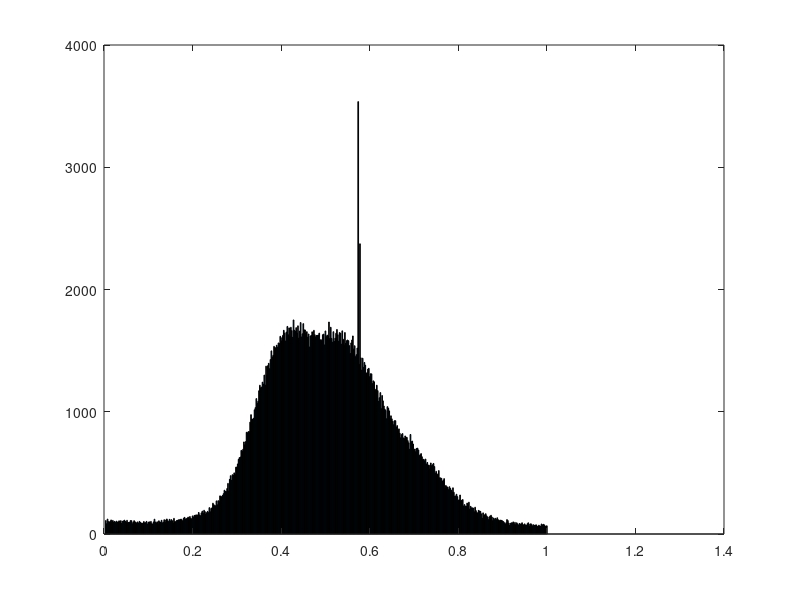
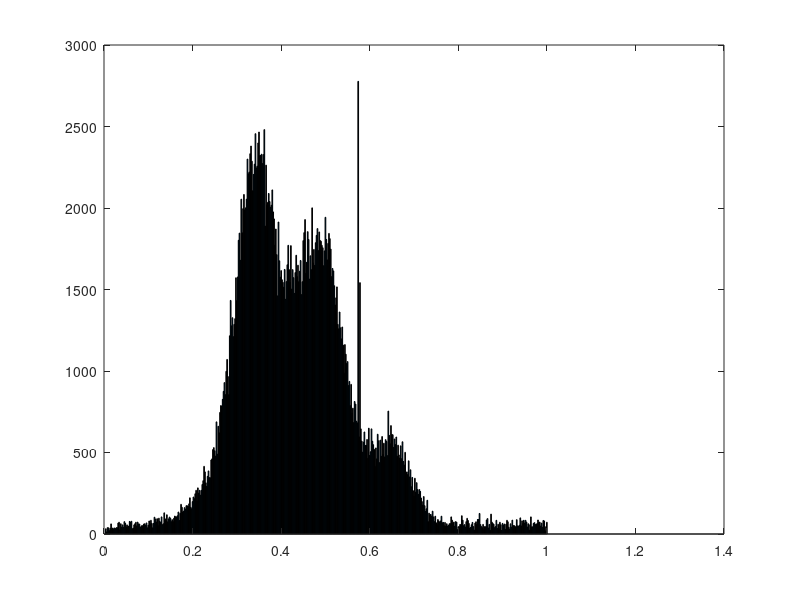
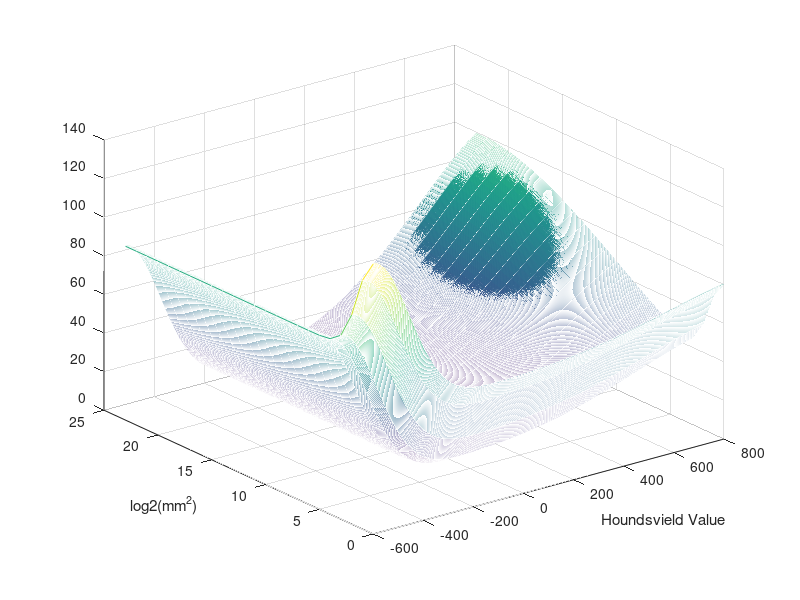
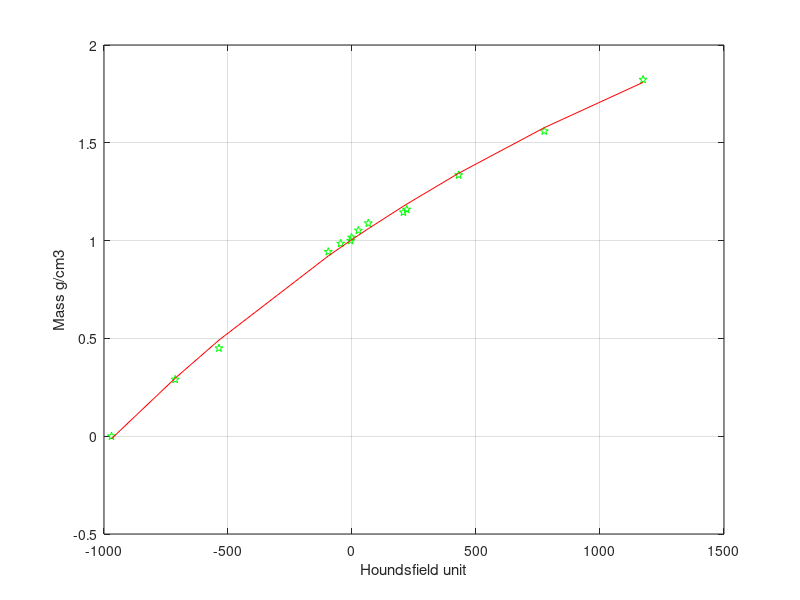

Here is the MATLAB script that generated these plots, in order:
%% COLOR FUNCTION


clc
lung = [-700, -600];
fat = [-120, -90];
fluids = [-30 15];
water = [-2, 2 ];
muscle = [30 55];
blood = [13 50 ];
hematoma = [50 100];
clot = [50 75 ];
cancellous = [300 400];
cortical = [1000 1900];
foreign = [2500 3000];
noise = [-700 1500];
cols = ['r' 'y' 'c' 'b' 'r' 'r' 'r' 'k' 'k' 'g'];
cats = [lung; fat;fluids; water; muscle; blood; hematoma; clot; cancellous; cortical; foreign; ];
catnames = ["lung", "fat", "fluids", "water" "muscle" "blood" "hematoma" "clot" "cancellous" "cortical" "foreign"];
min_belonging = 0.0001;

x = -1000:0.2:2000;
for i = 1:length(cats)
   spread = cats(i,2)-cats(i,1);
   center = (cats(i,1) + cats(i,2))/2;
   sd = spread/4;
   f = 1/(sd*sqrt(2*3.1415)) *exp(-((x-center).^2)/(2*sd^2));
   f = plot(x, f);
   %legend(catnames(i))
   hold on
end
%set(gca, 'YScale', 'log')
ylabel("Inclusion")
xlabel("Hounsfield unit")
legend(catnames)
axis([-100 100 min_belonging 0.08])
hold off

%%  ACTIVATION FUNCTION
clc
blocks = 9*5;
x = 1:1:blocks+3;
f = 2./(1+exp(-x/15))-1;
plot(x, f)



%% ACCUMULATED ALPHA FUNCTION
x = 0:1:10;
y = 1./x.^2;
plot(x,y)







%% Image normalization
y = [0.000000, 388, 320, 279, 231, 204, 188, 168, 165, 136, 143, 109, 114, 103, 106, 80, 91, 87, 84, 77, 66, 66, 64, 64, 54, 43, 52, 35, 27, 35, 28, 29, 32, 37, 25, 20, 16, 21, 8, 12, 10, 14, 31, 14, 14, 19, 19, 14, 16, 17, 16, 16, 17, 6, 11, 9, 18, 21, 16, 26, 15, 21, 19, 9, 17, 16, 20, 19, 14, 19, 20, 18, 19, 19, 15, 23, 13, 16, 13, 17, 31, 16, 21, 21, 16, 28, 18, 18, 20, 27, 17, 27, 26, 22, 23, 21, 23, 27, 22, 27, 18, 25, 19, 30, 23, 27, 25, 32, 27, 27, 22, 14, 27, 16, 41, 25, 23, 37, 30, 14, 30, 30, 16, 34, 31, 29, 30, 25, 26, 23, 28, 28, 26, 28, 32, 35, 32, 25, 24, 38, 17, 34, 40, 28, 39, 38, 31, 32, 28, 38, 35, 27, 40, 28, 39, 42, 29, 54, 35, 53, 27, 56, 45, 36, 60, 49, 85, 68, 56, 114, 90, 128, 150, 148, 182, 161, 215, 219, 333, 279, 422, 555, 699, 695, 718, 873, 1024, 1250, 1383, 1562, 1824, 1968, 2238, 2429, 2643, 2741, 2901, 3045, 3179, 3532, 3702, 3896, 3643, 3813, 3842, 4117, 3981, 3988, 3919, 3834, 3611, 3539, 3428, 3381, 3017, 2829, 2565, 2386, 2279, 2035, 2005, 1924, 1682, 1491, 1468, 1265, 1210, 1044, 961, 965, 927, 966, 895, 925, 871, 945, 938, 808, 866, 913, 863, 900, 960, 937, 957, 1008, 1068, 1081, 1120, 1042, 1314, 1357, 1371, 1439, 1603, 1514, 1760, 1769, 2123, 1995, 2202, 2340, 2659, 2724, 3079, 3207, 3418, 3710, 4253, 4554, 4692, 5153, 5319, 5502, 6281, 6455, 6603, 6561, 6952, 6864, 6830, 7501, 7205, 7330, 7266, 7006, 6796, 6462, 6357, 6003, 5975, 5575, 5508, 5268, 4744, 4376, 3871, 3655, 3360, 2836, 2583, 2316, 1974, 1695, 1578, 1310, 1227, 901, 910, 739, 680, 552, 463, 388, 394, 286, 241, 194, 168, 158, 92, 128, 92, 78, 77, 102, 72, 67, 53, 52, 50, 52, 59, 29, 30, 40, 48, 33, 45, 42, 24, 36, 33, 33, 26, 37, 32, 39, 31, 31, 34, 33, 30, 42, 30, 23, 28, 30, 27, 26, 36, 29, 25, 38, 33, 36, 36, 41, 35, 36, 35, 47, 33, 67, 56, 47, 67, 60, 47, 42, 76, 66, 98, 97, 126, 124, 101, 106, 121, 110, 139, 115, 132, 102, 118, 105, 103, 142, 147, 156, 147, 130, 105, 105, 150, 117, 92, 86, 93, 76, 106, 74, 64, 41, 57, 55, 53, 50, 51, 59, 68, 71, 68, 88, 101, 79, 59, 90, 96, 68, 91, 93, 102, 99, 91, 102, 124, 103, 123, 138, 132, 150, 108, 126, 98, 76, 74, 98, 104, 101, 66, 73, 67, 80, 55, 52, 75, 42, 11, 11, 4, 7, 0, 7, 0, 1, 0, 0, 1, 9, 0, 0, 0, 1, 0, 1, 0, 2, 1, 7, 4, 2, 7, 6, 13, 10, 12, 16, 12, 14, 34, 24, 22, 32, 31, 40, 32, 34, 24, 31];

original = [0.000000, 110, 84, 122, 102, 98, 103, 115, 99, 111, 97, 103, 94, 105, 98, 99, 108, 103, 109, 86, 104, 107, 113, 104, 97, 112, 94, 95, 96, 110, 109, 84, 98, 109, 100, 95, 89, 99, 87, 103, 95, 89, 90, 83, 102, 91, 93, 103, 81, 95, 100, 95, 103, 85, 81, 99, 121, 98, 90, 100, 80, 108, 98, 96, 112, 91, 97, 117, 97, 115, 123, 109, 102, 120, 105, 118, 109, 90, 128, 101, 101, 110, 111, 116, 116, 119, 122, 116, 105, 129, 136, 123, 125, 131, 138, 124, 143, 127, 124, 148, 137, 152, 151, 157, 136, 157, 176, 156, 149, 173, 187, 169, 194, 183, 163, 175, 185, 175, 216, 182, 209, 214, 252, 240, 232, 231, 271, 239, 273, 266, 312, 308, 305, 315, 330, 358, 348, 347, 372, 414, 352, 447, 477, 439, 485, 481, 500, 488, 547, 548, 573, 611, 625, 630, 684, 676, 693, 753, 730, 756, 832, 828, 838, 837, 915, 976, 940, 939, 947, 1016, 1034, 1108, 1068, 1086, 1172, 1217, 1196, 1202, 1242, 1225, 1300, 1219, 1373, 1301, 1377, 1396, 1352, 1427, 1498, 1448, 1462, 1535, 1526, 1522, 1544, 1527, 1563, 1558, 1617, 1581, 1606, 1625, 1666, 1643, 1579, 1652, 1698, 1630, 1686, 1616, 1691, 1664, 1609, 1751, 1667, 1657, 1688, 1644, 1703, 1603, 1660, 1730, 1612, 1638, 1721, 1670, 1669, 1643, 1655, 1610, 1636, 1530, 1620, 1624, 1654, 1618, 1666, 1630, 1613, 1624, 1625, 1627, 1643, 1587, 1590, 1582, 1630, 1635, 1547, 1661, 1615, 1627, 1620, 1734, 1599, 1691, 1600, 1569, 1655, 1575, 1602, 1642, 1673, 1630, 1577, 1648, 1642, 1553, 1662, 1593, 1545, 1648, 1559, 1581, 1587, 1581, 1541, 1477, 1563, 1587, 1620, 1514, 1540, 1451, 1467, 1521, 3537, 1389, 2374, 1441, 1341, 1438, 1363, 1403, 1381, 1316, 1319, 1349, 1355, 1287, 1311, 1310, 1231, 1253, 1245, 1174, 1184, 1217, 1173, 1085, 1115, 1157, 1026, 1133, 1089, 1047, 1022, 1011, 943, 1042, 1029, 1007, 945, 967, 942, 922, 894, 927, 927, 875, 887, 848, 860, 824, 787, 813, 822, 786, 781, 802, 793, 790, 764, 746, 693, 814, 755, 760, 736, 686, 695, 674, 700, 702, 687, 642, 649, 658, 632, 609, 611, 599, 613, 571, 585, 564, 563, 533, 581, 559, 567, 577, 552, 498, 513, 492, 484, 519, 460, 459, 455, 431, 438, 453, 373, 397, 387, 383, 363, 387, 373, 359, 344, 378, 341, 309, 311, 325, 306, 276, 280, 319, 271, 276, 282, 229, 241, 228, 226, 253, 238, 260, 204, 226, 214, 214, 211, 182, 219, 191, 175, 173, 193, 188, 185, 165, 128, 173, 150, 158, 166, 149, 140, 118, 140, 148, 153, 139, 110, 131, 118, 128, 118, 133, 117, 107, 113, 113, 111, 107, 101, 92, 80, 92, 118, 110, 90, 71, 87, 92, 90, 99, 80, 95, 77, 92, 83, 72, 86, 81, 83, 92, 76, 75, 83, 72, 70, 84, 92, 65, 81, 84, 77, 66, 76, 70, 73, 75, 64, 63, 72, 66, 64, 82, 74, 79, 75, 63, 66, 67];
median = [0.000000, 32, 13, 39, 38, 21, 35, 62, 32, 37, 29, 37, 33, 39, 39, 67, 72, 26, 63, 42, 56, 41, 76, 66, 44, 56, 45, 49, 77, 72, 78, 32, 36, 56, 63, 72, 50, 73, 62, 61, 40, 48, 53, 49, 61, 63, 53, 68, 38, 54, 80, 63, 84, 65, 38, 65, 103, 92, 74, 94, 52, 97, 77, 71, 105, 57, 63, 130, 93, 79, 118, 75, 93, 104, 96, 76, 88, 77, 97, 110, 105, 105, 112, 135, 83, 127, 182, 164, 135, 141, 162, 151, 174, 173, 170, 185, 222, 164, 155, 199, 227, 217, 247, 268, 202, 283, 251, 268, 238, 268, 304, 327, 415, 381, 314, 292, 354, 387, 346, 345, 454, 461, 518, 530, 511, 478, 688, 490, 661, 621, 746, 788, 784, 826, 875, 929, 855, 998, 1071, 966, 855, 1216, 1433, 1277, 1327, 1211, 1286, 1321, 1572, 1432, 1577, 1802, 1846, 1679, 2054, 1848, 1996, 2083, 1989, 2001, 2054, 2300, 2210, 2221, 2333, 2380, 2287, 2106, 2206, 2269, 2456, 2246, 2257, 2399, 2466, 2322, 2323, 2330, 2273, 2328, 2481, 1889, 2263, 2019, 2035, 2089, 2040, 2004, 2017, 2111, 1976, 1933, 1772, 1871, 1714, 1461, 1914, 1676, 1576, 1616, 1560, 1544, 1514, 1623, 1440, 1549, 1652, 1771, 1622, 1543, 1769, 1503, 1622, 1573, 1476, 1604, 1710, 1579, 1649, 1548, 1612, 1678, 1469, 1548, 1800, 1849, 1929, 1599, 1667, 1855, 1807, 1564, 1707, 1622, 2001, 1663, 1746, 1648, 1787, 1832, 1874, 1739, 1853, 1801, 1796, 1771, 1756, 1646, 1737, 1943, 1807, 1682, 1783, 1844, 1812, 1748, 1579, 1629, 1614, 1523, 1405, 1449, 1516, 1286, 1259, 1362, 1265, 1197, 1270, 1159, 987, 1162, 1103, 1046, 1058, 911, 936, 788, 918, 741, 772, 684, 813, 797, 692, 682, 2777, 596, 1542, 645, 570, 502, 564, 626, 543, 544, 580, 464, 649, 482, 505, 645, 569, 548, 520, 415, 528, 461, 612, 572, 438, 576, 477, 598, 488, 557, 473, 579, 568, 481, 754, 605, 554, 665, 611, 609, 531, 583, 549, 595, 477, 545, 485, 466, 541, 462, 566, 445, 423, 501, 376, 381, 365, 449, 350, 394, 290, 347, 266, 233, 342, 257, 315, 273, 243, 273, 261, 221, 199, 178, 230, 174, 139, 155, 207, 76, 128, 114, 120, 108, 140, 105, 76, 109, 69, 59, 89, 80, 71, 80, 109, 69, 71, 51, 71, 49, 63, 48, 53, 63, 64, 105, 85, 65, 73, 48, 76, 73, 27, 45, 45, 59, 57, 112, 85, 51, 58, 43, 76, 96, 83, 65, 36, 41, 57, 71, 46, 24, 67, 75, 60, 89, 89, 126, 58, 46, 39, 59, 29, 46, 44, 86, 95, 37, 59, 22, 122, 73, 65, 60, 39, 46, 84, 34, 60, 32, 72, 57, 22, 65, 53, 61, 28, 60, 84, 75, 42, 30, 63, 42, 85, 52, 52, 48, 43, 88, 50, 47, 54, 99, 50, 81, 64, 84, 67, 84, 73, 43, 63, 24, 57, 105, 44, 44, 65, 70, 58, 60, 64, 86, 71, 73, 49, 67, 41, 83, 80, 20, 45, 72];
mean = [0.000000, 446, 428, 394, 392, 357, 341, 340, 293, 339, 320, 277, 280, 292, 274, 294, 261, 241, 238, 223, 228, 256, 191, 226, 219, 218, 205, 193, 177, 207, 213, 178, 174, 185, 158, 190, 190, 212, 159, 176, 172, 149, 176, 158, 170, 149, 144, 146, 147, 150, 140, 128, 125, 115, 125, 120, 521, 88, 87, 91, 86, 87, 77, 71, 96, 70, 58, 75, 81, 74, 80, 60, 71, 61, 70, 42, 42, 38, 73, 69, 54, 43, 37, 48, 45, 44, 49, 40, 41, 61, 60, 43, 37, 40, 40, 36, 50, 36, 38, 44, 37, 50, 39, 53, 18, 43, 35, 37, 34, 34, 44, 25, 36, 30, 26, 61, 39, 48, 35, 37, 30, 46, 36, 20, 50, 46, 31, 44, 40, 27, 27, 36, 52, 42, 45, 45, 60, 44, 34, 41, 33, 66, 57, 54, 45, 67, 100, 69, 89, 57, 74, 86, 100, 161, 122, 198, 137, 204, 216, 193, 263, 213, 321, 331, 318, 410, 478, 448, 523, 667, 746, 743, 878, 940, 938, 1173, 1150, 1041, 1304, 1331, 1428, 1554, 1635, 1694, 1708, 1877, 1823, 1801, 1981, 2234, 1904, 2160, 2336, 2239, 2377, 2224, 2458, 2557, 2550, 2586, 2226, 2366, 2468, 2452, 2264, 2185, 2324, 2385, 2169, 2301, 2228, 2063, 1964, 1957, 1953, 1905, 1866, 1929, 1696, 1688, 1660, 1556, 1459, 1584, 1494, 1486, 1698, 1427, 1519, 1318, 1427, 1379, 1348, 1268, 1456, 1377, 1572, 1271, 1337, 1443, 1351, 1282, 1309, 1452, 1193, 1422, 1532, 1537, 1609, 1603, 1540, 1409, 1757, 1811, 1593, 1641, 1651, 1828, 1968, 1958, 1852, 1904, 1958, 2116, 2264, 2142, 2076, 2084, 2178, 2107, 2272, 2310, 2032, 2315, 2218, 2338, 2189, 2069, 2389, 2106, 2052, 2260, 2097, 2141, 1997, 2240, 4064, 1909, 2870, 1865, 1871, 1751, 1790, 1727, 1500, 1601, 1450, 1443, 1344, 1224, 1383, 1363, 1269, 1291, 997, 1287, 1012, 955, 1015, 899, 886, 921, 897, 736, 782, 711, 736, 769, 782, 627, 617, 634, 650, 623, 601, 619, 565, 640, 686, 574, 565, 538, 607, 658, 642, 623, 733, 644, 696, 716, 684, 798, 702, 765, 760, 834, 743, 745, 748, 744, 764, 686, 686, 719, 796, 696, 681, 741, 753, 737, 741, 699, 800, 569, 622, 607, 692, 617, 639, 565, 498, 597, 545, 518, 508, 341, 429, 419, 389, 330, 288, 288, 253, 235, 250, 217, 222, 176, 198, 210, 183, 156, 165, 128, 142, 80, 129, 123, 65, 130, 137, 109, 127, 71, 78, 77, 72, 73, 69, 88, 73, 88, 91, 91, 103, 83, 87, 107, 53, 88, 73, 66, 116, 57, 76, 67, 68, 80, 82, 112, 107, 116, 140, 90, 133, 94, 103, 113, 124, 112, 135, 118, 134, 129, 142, 230, 105, 145, 116, 170, 166, 143, 186, 169, 174, 178, 177, 153, 132, 172, 204, 162, 203, 189, 226, 160, 210, 230, 241, 185, 183, 211, 218, 230, 157, 213, 220, 248, 197, 219, 230, 185, 213, 226, 225, 345, 272, 223, 306, 258, 297, 259, 315, 359, 369, 369, 349, 360, 393, 505];

binsize = 0.002;
ylog = log(y);
x = binsize:binsize:1;
figure(1);
bar(x, original)
figure(2)
bar(x, median)
figure(3)
bar(x, mean)




%% HU sensitivity


x = -700:0.5:800;
y = 1./x.^2;
plot(x,y)



%% Clustering Heuristic
clc
clear





[X,Y]= meshgrid(-600:800, 0:23);


% Lung tissue
huwidth = 200; sizewidth = 8000;
hucenter = -600; sizecenter = 0;
Z1 = 80 * exp( - ((X-hucenter).^2/huwidth^2   +   (Y-sizecenter).^2/sizewidth^2)    )   ;

% Bone tissue
huwidth = 600; sizewidth = 19;
hucenter = 1000; sizecenter = 23;
Z2 = 100 * exp( - ((X-hucenter).^2/huwidth^2   +   (Y-sizecenter).^2/sizewidth^2)    )   ;


% Noise probably
huwidth = 10000; sizewidth = 2;
hucenter = 0; sizecenter = 0;
Z3 = 50 * exp( - ((X-hucenter).^2/huwidth^2   +   (Y-sizecenter).^2/sizewidth^2)    )   ;

Z = 10 + Z1+Z2 + Z3;
%Z = 1./Z





%figure()
mesh(X,Y,Z)
hold on

xlabel('Houndsvield Value');
ylabel('log2(mm^2)');

% Muscles
plot3(80,log2(0.5*10^6),15, '-o','Color','b','MarkerSize',10,'MarkerFaceColor','red');
plot3(102,log2(2.3*10^6),15, '-o','Color','b','MarkerSize',10,'MarkerFaceColor','red');

%
hold off





%% HU to mass conversion for siemens machines (Not very precise)
clc
clear

mass = [0      0.29   0.45   0.943 0.985  1.000 1.016 1.052 1.089 1.145 1.159 1.335 1.560 1.823]';
hu =   [-969.8 -712.9 -536.5 -95.6 -45.6  -5.6 -1.9  25.7 65.6 207.5 220.7 429.9 775.3 1173.7]';


%plot(hu, mass)




f = @(b,hu) b(1).*exp(b(2).*hu)+b(3);                                     % Objective Function
B = fminsearch(@(b) norm(mass - f(b,hu)), [-0.2; -0.1; 0.8])                  % Estimate Parameters
figure
plot(hu, mass, 'pg')
hold on
plot(hu, f(B,hu), '-r')
hold off;
grid
xlabel('Houndsfield unit')
ylabel('Mass g/cm3')
text(27, 105, sprintf('f(x) = %.1f\\cdote^{%.3f\\cdotx}%+.1f', B))
